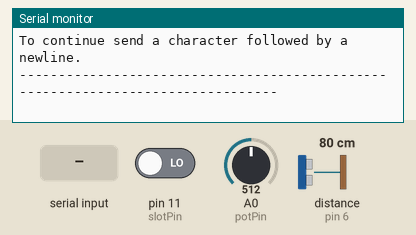
Recording of a sketch running on a simulated Arduino Uno, built with avr-gcc and run on an emulated ATmega328P. Shown: the last lines printed to the serial monitor. Inputs (shaded band) come from the test bench; at power-on: pin 11 (slotPin) LOW, A0 (potPin) = 512, distance to the obstacle (sensor on pin 6) 80 cm. The echo pulse lasts 58.3 µs per cm.

Above: at 1.8 s.
1.9 s: "a\n" received over Serial
At 3.1 s:
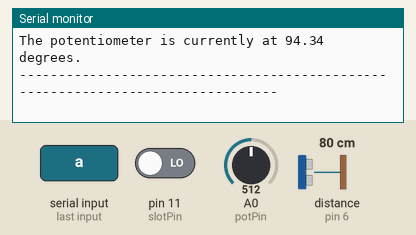
3.4 s: byte 10 (10) received over Serial
At 4.0 s:
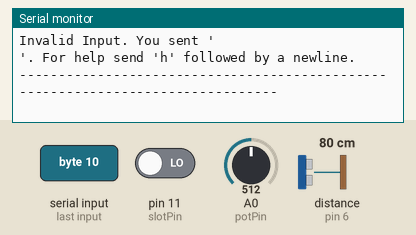
4.9 s: "i\n" received over Serial
At 5.4 s:
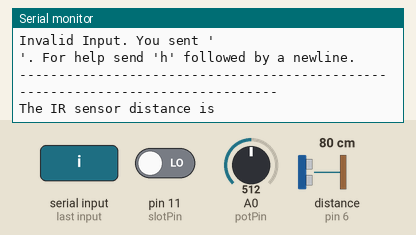
6.9 s: "p\n" received over Serial
At 7.6 s:
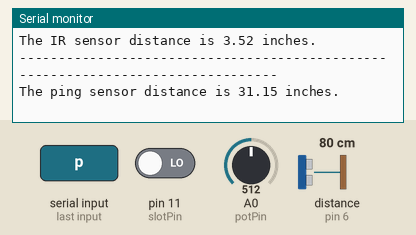
9.4 s: "h\n" received over Serial
At 12.28 s:
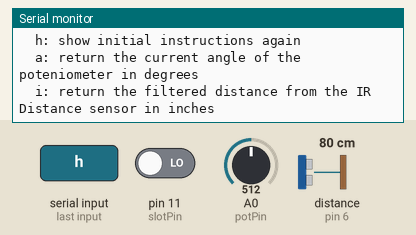

The sketch:

Integrated_Software.ino
```cpp
/*
 * Carnegie Mellon Univeristy Mechatronics 2018: Team C
 * Senors Lab Code
 * Authors: Pedro Lima (plima)
 *          Erica Martelly (emartell)
 *          Nikhil Shinde (nshinde)
 *          Ed Escandon (eescando)
 *          Wenzhao Ye (wenzhaoy)
 */

//Global chars for serial readin used in loop
char last = 0;
char readIn = 0;
int state = 0; // variable to store the value coming from the slot sensor
float duration, distance;

//Global variables for pin assignments
const int potPin = 0;
const int slotPin = 11; // select the input pin for the interrupter
const int IRPin = 0;
const int trigPin = 5;
const int echoPin = 6;


void setup() {
  //Initialize Serial to 9600 baud
  Serial.begin(9600);

  //Pin setup for Ping and Slot Sensor
  pinMode(slotPin, INPUT);
  pinMode(trigPin, OUTPUT);
  pinMode(echoPin, INPUT);

  //Display Preamble
  Serial.println("Carngie Mellon Mechatronics Team C: Sensors Lab");
  printBar();
  Serial.println("Welcome to Team C's Sensor Lab.");
  printHelp();
}

/*
 * Read serial values in and send character before newline to switch
 * satement for further processing.
 */
void loop() {
  if (Serial.available()) {
    readIn = Serial.read();
    if ((int) readIn == 10) {
      charSwitch(last);
    }
    last = readIn;
  }
}

/*
 * Switch statement to process read in characters and start sensor read
 * functions. Warns Users of invalid Input.
 */
void charSwitch(char input) {
  switch (input) {
    case 'h':
      printHelp();
      break;
    case 'a':
      readPot();
      break;
    case 'i':
      readIR();
      break;
    case 'p':
      readPing();
      break;
    case 's':
      readSlot();
      break;
    default:
      Serial.print("Invalid Input. You sent '");
      Serial.print(input);
      Serial.println("'. For help send 'h' followed by a newline.");
      printBar();
  }
}

/*
 * Prints a bar of 80 dashes (-) to Separate Serial Display
 */
void printBar() {
  for (int i = 0; i < 80; i++) {
    Serial.print("-");
  }
  Serial.println();
}

/*
 * Prints help for this program. It primariliy entails a list of
 * character commands for a user. Will print at the start of program.
 */
void printHelp() {
  Serial.println("A list of character commands is below:");
  Serial.println("  h: show initial instructions again");
  Serial.println("  a: return the current angle of the poteniometer in degrees");
  Serial.println("  i: return the filtered distance from the IR Distance sensor in inches");
  Serial.println("  p: return the filtered distance from the ping sensor in inches");
  Serial.println("     5 times over 5 seconds.");
  Serial.println("  s: return the current state of the slot: open or closed");
  Serial.println("To continue send a character followed by a newline.");
  printBar();
}

void readPot() {
  //Read the analog input on the potPin:
  int sensorValue = analogRead(potPin);
  //Convert the analog reading (which goes from 0 - 1023) to a voltage (0 - 5V):
  float voltage = sensorValue * (5.0 / 1023.0);
  //Convert the voltage to an angle:
  float angle = (voltage-0.71)/.019;
  //Print out the value you read:
  Serial.print("The potentiometer is currently at ");
  Serial.print(angle);
  Serial.println(" degrees.");
  printBar();
}

void readSlot()
{
  // read the state of the pushbutton value:
  state = digitalRead(slotPin);
  // check if the slot is closed. If it is, the state is HIGH:
  if (state == HIGH) {
    Serial.println("The slot sensor is currently open.");
  } else {
    Serial.println("The slot sensor is currently closed.");
  }
  printBar();
}

float filterMedian(float val[]) {
  if ((val[0] <= val[1]) && (val[1] <= val[2])) {
    return val[1];
  } else if ((val[1] <= val[2]) && (val[2] <= val[0])) {
    return val[2];
  } else {
    return val[0];
  }
}

float getIRDistance(){
  float values[3];

  values[0] = analogRead(IRPin)*(5.0 / 1023.0);
  delay(500);

  for (int i = 0; i < 3; i++) {
    values[i] = analogRead(IRPin)*(5.0 / 1023.0);
    delay(25);
  }

  float val = filterMedian(values);

  if(val > 1.15)
    return 11.85 - 3.33*val;

  if(val > .67)
    return 25.77 - 14.58*val;

  else
    return 66.25-75*val;
}

void readIR() {
  Serial.print("The IR sensor distance is ");
  Serial.print(getIRDistance());
  Serial.println(" inches.");
  printBar();
}

float getPingDistance() {
  float values[3];

  for(int i = 0; i <3; i++) {
  digitalWrite(trigPin, LOW);
  delayMicroseconds(2);
  digitalWrite(trigPin, HIGH);
  delayMicroseconds(10);
  digitalWrite(trigPin, LOW);

  duration = pulseIn(echoPin, HIGH);
  distance = ((duration-10)*.0340)/2*0.393701;  //unit in inch

  values[i] = distance;
  delay(50);
  }

  return filterMedian(values);
}

void readPing() {
  for (int i = 0; i < 5; i++) {
    Serial.print("The ping sensor distance is ");
    Serial.print(getPingDistance());
    Serial.println(" inches.");
    delay(850);
  }
  printBar();
}
```

Measured:
- after the input at 1.9 s, the serial monitor: prints a new line at once (image 1)
- after the input at 3.4 s, the serial monitor: prints a new line at once (image 2)
- after the input at 4.9 s, the serial monitor: prints a new line at once (image 3)
- after the input at 6.9 s, the serial monitor: prints a new line at once (image 4)
- after the input at 9.4 s, the serial monitor: prints a new line after 2.7 s (image 5)
